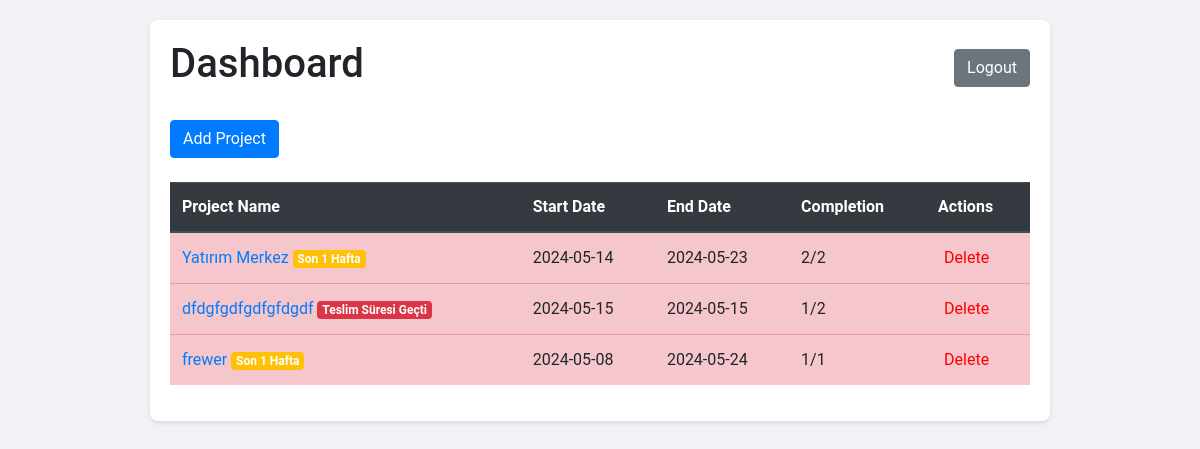
The page /dashboard (signed in) on the database as committed earlier.
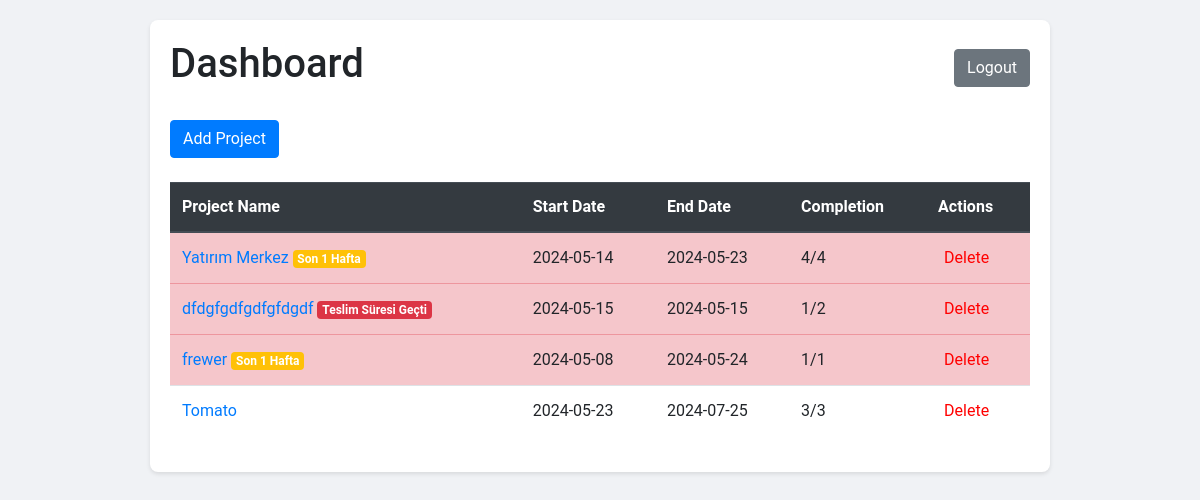
The same page on the database as committed later.
### app.py (models this page shows)
class Project(db.Model):
    id = db.Column(db.Integer, primary_key=True)
    name = db.Column(db.String(150), nullable=False)
    start_date = db.Column(db.Date, nullable=False)
    end_date = db.Column(db.Date, nullable=False)
    steps = db.relationship('Step', backref='project', lazy=True)
    users = db.relationship('User', secondary=project_users, lazy='subquery',
        backref=db.backref('projects', lazy=True))
    notes = db.relationship('ProjectNote', backref='project', lazy=True)
    @property
    def completed_steps(self):
        return len([step for step in self.steps if step.completed])
    @property
    def total_steps(self):
        return len(self.steps)

class Step(db.Model):
    id = db.Column(db.Integer, primary_key=True)
    name = db.Column(db.String(150), nullable=False)
    note = db.Column(db.Text, nullable=True)
    completed = db.Column(db.Boolean, default=False, nullable=False)
    project_id = db.Column(db.Integer, db.ForeignKey('project.id'), nullable=False)

### app.py (the view)
@app.route('/dashboard')
@login_required
def dashboard():
    projects = Project.query.all()
    current_date = datetime.now().date()
    return render_template('dashboard.html', projects=projects, current_date=current_date)

### app.py (called while the page is built)
@login_manager.user_loader
def load_user(user_id):
    return db.session.get(User, int(user_id))

### templates/dashboard.html (shortened to what this page needs)
<!DOCTYPE html>
<html lang="en">
<head>
    <link rel="stylesheet" href="https://stackpath.bootstrapcdn.com/bootstrap/4.5.2/css/bootstrap.min.css">
</head>
<body>
    <div class="container">
        <div class="d-flex justify-content-between align-items-center mb-4">
            <h1>Dashboard</h1>
            <a href="{{ url_for('logout') }}" class="btn btn-secondary">Logout</a>
        </div>
        {% if current_user.role == 'admin' %}
            <div class="mb-4">
                <a href="{{ url_for('add_project') }}" class="btn btn-primary">Add Project</a>
            </div>
        {% endif %}
        <table class="table table-striped table-hover">
            <thead class="thead-dark">
                <tr>
                    <th>Project Name</th>
                    <th>Start Date</th>
                    <th>End Date</th>
                    <th>Completion</th>
                    <th>Actions</th>
                </tr>
            </thead>
            <tbody>
                {% for project in projects %}
                {% set days_remaining = (project.end_date - current_date).days %}
                <tr class="{% if days_remaining < 7 %}table-danger{% endif %}">
                    <td>
                        <a href="{{ url_for('project_details', project_id=project.id) }}" class="project-name">
                            {{ project.name }}
                            {% if days_remaining < 0 %}
                            <span class="badge badge-danger">Teslim Süresi Geçti</span>
                            {% elif days_remaining < 7 %}
                            <span class="badge badge-warning">Son 1 Hafta</span>
                            {% endif %}
                        </a>
                    </td>
                    <td>{{ project.start_date.strftime('%Y-%m-%d') }}</td>
                    <td>{{ project.end_date.strftime('%Y-%m-%d') }}</td>
                    <td id="completion-{{ project.id }}">{{ project.completed_steps }}/{{ project.total_steps }}</td>
                    <td>
                        <form action="{{ url_for('delete_project', project_id=project.id) }}" method="post" onsubmit="return confirm('Are you sure you want to delete this project?');">
                            <button type="submit" class="btn-delete">Delete</button>
                        </form>
                    </td>
                </tr>
                {% endfor %}
            </tbody>
        </table>
    </div>
</body>
</html>

Rows that differ between the two databases and show on the page:
computed for Project "Yatırım Merkez": completed_steps "2" → "4"; total_steps "2" → "4"
added Project: name "Tomato", start_date "2024-05-23", end_date "2024-07-25", completed_steps "3", total_steps "3"
